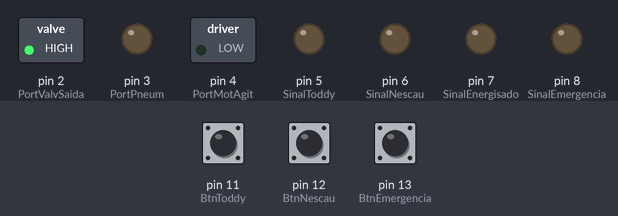
The sketch below on a simulated Arduino Uno, built with avr-gcc and run on an emulated ATmega328P. On the bench: switched loads named in the sketch (green lamp = pin HIGH), output pins drawn as LEDs (lit = HIGH). Inputs (shaded band) come from the test bench; at power-on: pin 11 (BtnToddy) HIGH, pin 12 (BtnNescau) HIGH, pin 13 (BtnEmergencia) HIGH.

Above: at 0.1 s.
Timing chart, 0 to 1.6 s (numbered marks = the images above):
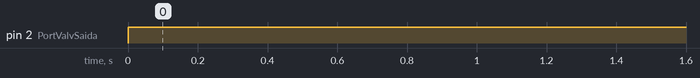

The sketch:

Codigo_exemplo.ino
```cpp
//Codigo
/*

Programa: Máquina de achocolatados
Autor: Mateus Lima
Ultima alteração: 29/10/2021
Versão: 1.0
Organização: Senai Taguantiga
Descrição: .......

*/
//////////////Portas/////////////////

//Saidas
#define PortValvEntrada 1
#define PortValvSaida 2
#define PortPneum 3
#define PortMotAgit 4
#define SinalToddy 5
#define SinalNescau 6
#define SinalEnergisado 7
#define SinalEmergencia 8

//Entradas

#define BtnToddy 11
#define BtnNescau 12
#define BtnEmergencia 13

//temporizadores

#define TempoEnchimento 3000
#define TempoMistura 5000
#define TempoRetiraCopo 15000


void setup(){
	// Definir as portas de saida
	pinMode(PortValvEntrada,OUTPUT);
	pinMode(PortValvSaida,OUTPUT);
	pinMode(PortPneum,OUTPUT);
	pinMode(PortMotAgit,OUTPUT);
	pinMode(SinalToddy,OUTPUT);
	pinMode(SinalNescau,OUTPUT);
	pinMode(SinalEnergisado,OUTPUT);
	pinMode(SinalEmergencia,OUTPUT);
	//definir as portas de entrada
	pinMode(BtnToddy,INPUT_PULLUP);
	pinMode(BtnNescau,INPUT_PULLUP);
	pinMode(BtnEmergencia,INPUT_PULLUP);
	//Inicia a comunicação serial
	Serial.begin(9600);
}
void loop(){

	int LeituraBtnToddy = digitalRead(BtnToddy);
	int LeituraBtnNescau = digitalRead(BtnNescau);
	int LeituraBtnEmerg = digitalRead(BtnEmergencia);
	//Desligar agitador
	digitalWrite(PortMotAgit,0);

	if(BtnToddy==0){
		//Desligar agitador
		digitalWrite(PortMotAgit,0);
		//fechar porta pneumática
		digitalWrite(PortPneum,1);
		//fechar valvula de saida
		digitalWrite(PortValvSaida,1);
		//abrir valvula de entrada
		digitalWrite(PortValvEntrada,1);
		//abrir valvula do toddy
		digitalWrite(SinalToddy,1);
		//contou certo tempo (encher o copo)
		delay(TempoEnchimento);
		//fecha a valvula de entrada
		digitalWrite(PortValvEntrada,0);
		//fecha a valvula do toddy
		digitalWrite(SinalToddy,0);
		//liga agitador
		digitalWrite(PortMotAgit,1);
		//contar um tempo para mistura
		delay(TempoMistura);
		//desliga o motor
		digitalWrite(PortMotAgit,0);
		//abrir valvula de saída
		digitalWrite(PortValvSaida,0);
		//abrir a porta pneumática
		digitalWrite(PortPneum,0);
		//contar um tempo para o cliente retira a bebida
		delay(TempoRetiraCopo);
	}else{
		//desliga o motor
		digitalWrite(PortMotAgit,0);
		//abrir a porta pneumática
		digitalWrite(PortPneum,0);
		//fechar valvula de saida
		digitalWrite(PortValvSaida,1);
		//fecha a valvula de entrada
		digitalWrite(PortValvEntrada,0);
		//fecha a valvula do toddy
		digitalWrite(SinalToddy,0);
	}

if(BtnNescau==0){
		//Desligar agitador
		digitalWrite(PortMotAgit,0);
		//fechar porta pneumática
		digitalWrite(PortPneum,1);
		//fechar valvula de saida
		digitalWrite(PortValvSaida,1);
		//abrir valvula de entrada
		digitalWrite(PortValvEntrada,1);
		//abrir valvula do toddy
		digitalWrite(SinalNescau,1);
		//contou certo tempo (encher o copo)
		delay(TempoEnchimento);
		//fecha a valvula de entrada
		digitalWrite(PortValvEntrada,0);
		//fecha a valvula do toddy
		digitalWrite(SinalNescau,0);
		//liga agitador
		digitalWrite(PortMotAgit,1);
		//contar um tempo para mistura
		delay(TempoMistura);
		//desliga o motor
		digitalWrite(PortMotAgit,0);
		//abrir valvula de saída
		digitalWrite(PortValvSaida,0);
		//abrir a porta pneumática
		digitalWrite(PortPneum,0);
		//contar um tempo para o cliente retira a bebida
		delay(TempoRetiraCopo);
	}else{
		//desliga o motor
		digitalWrite(PortMotAgit,0);
		//abrir a porta pneumática
		digitalWrite(PortPneum,0);
		//fechar valvula de saida
		digitalWrite(PortValvSaida,1);
		//fecha a valvula de entrada
		digitalWrite(PortValvEntrada,0);
		//fecha a valvula do toddy
		digitalWrite(SinalNescau,0);
	}


/*
	int LeituraBtnToddy = digitalRead(BtnToddy);
	int LeituraBtnNescau = digitalRead(BtnNescau);
	int LeituraBtnEmerg = digitalRead(BtnEmergencia);

// Condicional
	if(LeituraBtnToddy==0){
		digitalWrite(SinalToddy,1);
	}else{
		digitalWrite(SinalToddy,0);
	}

	if(LeituraBtnNescau==0){
		digitalWrite(SinalNescau,1);
	}else{
		digitalWrite(SinalNescau,0);
	}

	if(LeituraBtnEmerg==0){
		digitalWrite(SinalEmergencia,1);
	}else{
		digitalWrite(SinalEmergencia,0);
	}

*/


/*
	digitalWrite(PortValvEntrada,1);
	digitalWrite(PortValvSaida,1);
	digitalWrite(PortPneum,1);
	digitalWrite(PortMotAgit,1);
	digitalWrite(SinalToddy,1);
	digitalWrite(SinalNescau,1);
	digitalWrite(SinalEnergisado,1);
	digitalWrite(SinalEmergencia,1);

	delay(1000);

    digitalWrite(PortValvEntrada,0);
	digitalWrite(PortValvSaida,0);
	digitalWrite(PortPneum,0);
	digitalWrite(PortMotAgit,0);
	digitalWrite(SinalToddy,0);
	digitalWrite(SinalNescau,0);
	digitalWrite(SinalEnergisado,0);
	digitalWrite(SinalEmergencia,0);

	delay(1000);
*/
}
```

Measured:
- by itself, pin 2 (PortValvSaida): LOW → HIGH at 0.00 s
